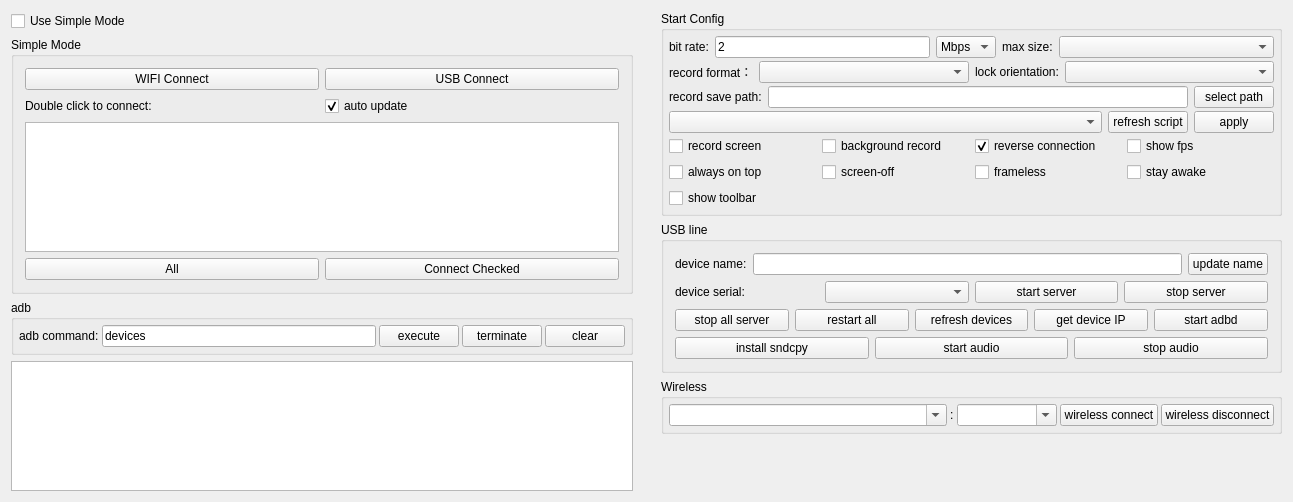
<?xml version="1.0" encoding="UTF-8"?>
<ui version="4.0">
 <class>Widget</class>
 <widget class="QWidget" name="Widget">
  <property name="geometry">
   <rect>
    <x>0</x>
    <y>0</y>
    <width>1293</width>
    <height>502</height>
   </rect>
  </property>
  <property name="windowTitle">
   <string notr="true">QtScrcpy</string>
  </property>
  <layout class="QHBoxLayout" name="horizontalLayout_11">
   <property name="leftMargin">
    <number>0</number>
   </property>
   <property name="topMargin">
    <number>0</number>
   </property>
   <property name="rightMargin">
    <number>0</number>
   </property>
   <property name="bottomMargin">
    <number>0</number>
   </property>
   <item>
    <widget class="QWidget" name="leftWidget" native="true">
     <property name="sizePolicy">
      <sizepolicy hsizetype="Preferred" vsizetype="Preferred">
       <horstretch>0</horstretch>
       <verstretch>0</verstretch>
      </sizepolicy>
     </property>
     <layout class="QVBoxLayout" name="verticalLayout_5">
      <item>
       <widget class="QCheckBox" name="useSingleModeCheck">
        <property name="sizePolicy">
         <sizepolicy hsizetype="Preferred" vsizetype="Maximum">
          <horstretch>0</horstretch>
          <verstretch>0</verstretch>
         </sizepolicy>
        </property>
        <property name="styleSheet">
         <string notr="true"/>
        </property>
        <property name="text">
         <string>Use Simple Mode</string>
        </property>
        <property name="checked">
         <bool>false</bool>
        </property>
       </widget>
      </item>
      <item>
       <widget class="QGroupBox" name="simpleGroupBox">
        <property name="sizePolicy">
         <sizepolicy hsizetype="Preferred" vsizetype="Preferred">
          <horstretch>0</horstretch>
          <verstretch>0</verstretch>
         </sizepolicy>
        </property>
        <property name="title">
         <string>Simple Mode</string>
        </property>
        <property name="checkable">
         <bool>false</bool>
        </property>
        <layout class="QVBoxLayout" name="verticalLayout_4">
         <item>
          <layout class="QHBoxLayout" name="horizontalLayout_9">
           <item>
            <widget class="QPushButton" name="wifiConnectBtn">
             <property name="sizePolicy">
              <sizepolicy hsizetype="Preferred" vsizetype="Maximum">
               <horstretch>0</horstretch>
               <verstretch>0</verstretch>
              </sizepolicy>
             </property>
             <property name="text">
              <string>WIFI Connect</string>
             </property>
            </widget>
           </item>
           <item>
            <widget class="QPushButton" name="usbConnectBtn">
             <property name="sizePolicy">
              <sizepolicy hsizetype="Preferred" vsizetype="Maximum">
               <horstretch>0</horstretch>
               <verstretch>0</verstretch>
              </sizepolicy>
             </property>
             <property name="text">
              <string>USB Connect</string>
             </property>
            </widget>
           </item>
          </layout>
         </item>
         <item>
          <layout class="QHBoxLayout" name="horizontalLayout_13">
           <property name="topMargin">
            <number>0</number>
           </property>
           <item>
            <widget class="QLabel" name="label_10">
             <property name="sizePolicy">
              <sizepolicy hsizetype="Preferred" vsizetype="Preferred">
               <horstretch>0</horstretch>
               <verstretch>0</verstretch>
              </sizepolicy>
             </property>
             <property name="text">
              <string>Double click to connect:</string>
             </property>
            </widget>
           </item>
           <item>
            <widget class="QCheckBox" name="autoUpdatecheckBox">
             <property name="sizePolicy">
              <sizepolicy hsizetype="Preferred" vsizetype="Preferred">
               <horstretch>0</horstretch>
               <verstretch>0</verstretch>
              </sizepolicy>
             </property>
             <property name="text">
              <string>auto update</string>
             </property>
             <property name="checked">
              <bool>true</bool>
             </property>
            </widget>
           </item>
          </layout>
         </item>
         <item>
          <widget class="QListWidget" name="connectedPhoneList">
           <property name="sizePolicy">
            <sizepolicy hsizetype="Preferred" vsizetype="Preferred">
             <horstretch>0</horstretch>
             <verstretch>0</verstretch>
            </sizepolicy>
           </property>
          </widget>
         </item>
         <item>
          <widget class="QWidget" name="deviceCheckBtnsWidget" native="true">
           <layout class="QHBoxLayout" name="deviceCheckBtnsLayout">
            <property name="leftMargin"><number>0</number></property>
            <property name="topMargin"><number>0</number></property>
            <property name="rightMargin"><number>0</number></property>
            <property name="bottomMargin"><number>0</number></property>
            <item>
             <widget class="QPushButton" name="selectAllDevicesBtn">
              <property name="text"><string>All</string></property>
             </widget>
            </item>
            <item>
             <widget class="QPushButton" name="connectCheckedBtn">
              <property name="text"><string>Connect Checked</string></property>
             </widget>
            </item>
           </layout>
          </widget>
         </item>
        </layout>
       </widget>
      </item>
      <item>
       <widget class="QGroupBox" name="adbGroupBox">
        <property name="sizePolicy">
         <sizepolicy hsizetype="Preferred" vsizetype="Maximum">
          <horstretch>0</horstretch>
          <verstretch>0</verstretch>
         </sizepolicy>
        </property>
        <property name="title">
         <string notr="true">adb</string>
        </property>
        <layout class="QHBoxLayout" name="horizontalLayout_2">
         <property name="spacing">
          <number>3</number>
         </property>
         <property name="leftMargin">
          <number>5</number>
         </property>
         <property name="topMargin">
          <number>5</number>
         </property>
         <property name="rightMargin">
          <number>5</number>
         </property>
         <property name="bottomMargin">
          <number>5</number>
         </property>
         <item>
          <widget class="QLabel" name="label_7">
           <property name="sizePolicy">
            <sizepolicy hsizetype="Maximum" vsizetype="Preferred">
             <horstretch>0</horstretch>
             <verstretch>0</verstretch>
            </sizepolicy>
           </property>
           <property name="text">
            <string>adb command:</string>
           </property>
           <property name="buddy">
            <cstring>adbCommandEdt</cstring>
           </property>
          </widget>
         </item>
         <item>
          <widget class="QLineEdit" name="adbCommandEdt">
           <property name="sizePolicy">
            <sizepolicy hsizetype="MinimumExpanding" vsizetype="Preferred">
             <horstretch>0</horstretch>
             <verstretch>0</verstretch>
            </sizepolicy>
           </property>
           <property name="text">
            <string notr="true">devices</string>
           </property>
          </widget>
         </item>
         <item>
          <widget class="QPushButton" name="adbCommandBtn">
           <property name="sizePolicy">
            <sizepolicy hsizetype="Maximum" vsizetype="Preferred">
             <horstretch>0</horstretch>
             <verstretch>0</verstretch>
            </sizepolicy>
           </property>
           <property name="text">
            <string>execute</string>
           </property>
          </widget>
         </item>
         <item>
          <widget class="QPushButton" name="stopAdbBtn">
           <property name="sizePolicy">
            <sizepolicy hsizetype="Maximum" vsizetype="Preferred">
             <horstretch>0</horstretch>
             <verstretch>0</verstretch>
            </sizepolicy>
           </property>
           <property name="text">
            <string>terminate</string>
           </property>
          </widget>
         </item>
         <item>
          <widget class="QPushButton" name="clearOut">
           <property name="sizePolicy">
            <sizepolicy hsizetype="Maximum" vsizetype="Preferred">
             <horstretch>0</horstretch>
             <verstretch>0</verstretch>
            </sizepolicy>
           </property>
           <property name="text">
            <string>clear</string>
           </property>
          </widget>
         </item>
        </layout>
       </widget>
      </item>
      <item>
       <widget class="QTextEdit" name="outEdit">
        <property name="sizePolicy">
         <sizepolicy hsizetype="Preferred" vsizetype="Preferred">
          <horstretch>0</horstretch>
          <verstretch>0</verstretch>
         </sizepolicy>
        </property>
        <property name="focusPolicy">
         <enum>Qt::NoFocus</enum>
        </property>
        <property name="documentTitle">
         <string/>
        </property>
        <property name="readOnly">
         <bool>true</bool>
        </property>
       </widget>
      </item>
     </layout>
    </widget>
   </item>
   <item>
    <widget class="QWidget" name="rightWidget" native="true">
     <property name="sizePolicy">
      <sizepolicy hsizetype="MinimumExpanding" vsizetype="Preferred">
       <horstretch>0</horstretch>
       <verstretch>0</verstretch>
      </sizepolicy>
     </property>
     <layout class="QVBoxLayout" name="verticalLayout_6">
      <item>
       <widget class="QGroupBox" name="configGroupBox">
        <property name="sizePolicy">
         <sizepolicy hsizetype="Preferred" vsizetype="Preferred">
          <horstretch>0</horstretch>
          <verstretch>0</verstretch>
         </sizepolicy>
        </property>
        <property name="title">
         <string>Start Config</string>
        </property>
        <layout class="QVBoxLayout" name="verticalLayout_3">
         <property name="spacing">
          <number>3</number>
         </property>
         <property name="leftMargin">
          <number>5</number>
         </property>
         <property name="topMargin">
          <number>5</number>
         </property>
         <property name="rightMargin">
          <number>5</number>
         </property>
         <property name="bottomMargin">
          <number>5</number>
         </property>
         <item>
          <widget class="QWidget" name="configWidget1" native="true">
           <property name="sizePolicy">
            <sizepolicy hsizetype="Preferred" vsizetype="Preferred">
             <horstretch>0</horstretch>
             <verstretch>0</verstretch>
            </sizepolicy>
           </property>
           <layout class="QHBoxLayout" name="horizontalLayout_5">
            <property name="leftMargin">
             <number>0</number>
            </property>
            <property name="topMargin">
             <number>0</number>
            </property>
            <property name="rightMargin">
             <number>0</number>
            </property>
            <property name="bottomMargin">
             <number>0</number>
            </property>
            <item>
             <widget class="QLabel" name="label_3">
              <property name="sizePolicy">
               <sizepolicy hsizetype="Maximum" vsizetype="Preferred">
                <horstretch>0</horstretch>
                <verstretch>0</verstretch>
               </sizepolicy>
              </property>
              <property name="text">
               <string>bit rate:</string>
              </property>
             </widget>
            </item>
            <item>
             <widget class="QLineEdit" name="bitRateEdit">
              <property name="sizePolicy">
               <sizepolicy hsizetype="Preferred" vsizetype="Preferred">
                <horstretch>0</horstretch>
                <verstretch>0</verstretch>
               </sizepolicy>
              </property>
              <property name="text">
               <string notr="true">2</string>
              </property>
             </widget>
            </item>
            <item>
             <widget class="QComboBox" name="bitRateBox">
              <property name="sizePolicy">
               <sizepolicy hsizetype="Maximum" vsizetype="Preferred">
                <horstretch>0</horstretch>
                <verstretch>0</verstretch>
               </sizepolicy>
              </property>
              <property name="toolTip">
               <string/>
              </property>
              <property name="currentText">
               <string notr="true">Mbps</string>
              </property>
              <item>
               <property name="text">
                <string notr="true">Mbps</string>
               </property>
              </item>
              <item>
               <property name="text">
                <string notr="true">Kbps</string>
               </property>
              </item>
             </widget>
            </item>
            <item>
             <widget class="QLabel" name="label_4">
              <property name="sizePolicy">
               <sizepolicy hsizetype="Maximum" vsizetype="Preferred">
                <horstretch>0</horstretch>
                <verstretch>0</verstretch>
               </sizepolicy>
              </property>
              <property name="text">
               <string>max size:</string>
              </property>
             </widget>
            </item>
            <item>
             <widget class="QComboBox" name="maxSizeBox">
              <property name="sizePolicy">
               <sizepolicy hsizetype="Preferred" vsizetype="Preferred">
                <horstretch>0</horstretch>
                <verstretch>0</verstretch>
               </sizepolicy>
              </property>
              <property name="toolTip">
               <string/>
              </property>
             </widget>
            </item>
           </layout>
          </widget>
         </item>
         <item>
          <widget class="QWidget" name="configWidget5" native="true">
           <property name="sizePolicy">
            <sizepolicy hsizetype="Preferred" vsizetype="Preferred">
             <horstretch>0</horstretch>
             <verstretch>0</verstretch>
            </sizepolicy>
           </property>
           <layout class="QHBoxLayout" name="horizontalLayout_7">
            <property name="leftMargin">
             <number>0</number>
            </property>
            <property name="topMargin">
             <number>0</number>
            </property>
            <property name="rightMargin">
             <number>0</number>
            </property>
            <property name="bottomMargin">
             <number>0</number>
            </property>
            <item>
             <widget class="QLabel" name="label_6">
              <property name="sizePolicy">
               <sizepolicy hsizetype="Maximum" vsizetype="Preferred">
                <horstretch>0</horstretch>
                <verstretch>0</verstretch>
               </sizepolicy>
              </property>
              <property name="text">
               <string>record format：</string>
              </property>
             </widget>
            </item>
            <item>
             <widget class="QComboBox" name="formatBox">
              <property name="sizePolicy">
               <sizepolicy hsizetype="Preferred" vsizetype="Preferred">
                <horstretch>0</horstretch>
                <verstretch>0</verstretch>
               </sizepolicy>
              </property>
             </widget>
            </item>
            <item>
             <widget class="QLabel" name="label_8">
              <property name="sizePolicy">
               <sizepolicy hsizetype="Maximum" vsizetype="Preferred">
                <horstretch>0</horstretch>
                <verstretch>0</verstretch>
               </sizepolicy>
              </property>
              <property name="text">
               <string>lock orientation:</string>
              </property>
             </widget>
            </item>
            <item>
             <widget class="QComboBox" name="lockOrientationBox">
              <property name="sizePolicy">
               <sizepolicy hsizetype="Preferred" vsizetype="Preferred">
                <horstretch>0</horstretch>
                <verstretch>0</verstretch>
               </sizepolicy>
              </property>
             </widget>
            </item>
           </layout>
          </widget>
         </item>
         <item>
          <widget class="QWidget" name="configWidget2" native="true">
           <property name="sizePolicy">
            <sizepolicy hsizetype="Preferred" vsizetype="Preferred">
             <horstretch>0</horstretch>
             <verstretch>0</verstretch>
            </sizepolicy>
           </property>
           <layout class="QHBoxLayout" name="horizontalLayout_6">
            <property name="leftMargin">
             <number>0</number>
            </property>
            <property name="topMargin">
             <number>0</number>
            </property>
            <property name="rightMargin">
             <number>0</number>
            </property>
            <property name="bottomMargin">
             <number>0</number>
            </property>
            <item>
             <widget class="QLabel" name="label_5">
              <property name="sizePolicy">
               <sizepolicy hsizetype="Preferred" vsizetype="Preferred">
                <horstretch>0</horstretch>
                <verstretch>0</verstretch>
               </sizepolicy>
              </property>
              <property name="text">
               <string>record save path:</string>
              </property>
              <property name="buddy">
               <cstring>recordPathEdt</cstring>
              </property>
             </widget>
            </item>
            <item>
             <widget class="QLineEdit" name="recordPathEdt">
              <property name="sizePolicy">
               <sizepolicy hsizetype="MinimumExpanding" vsizetype="Preferred">
                <horstretch>0</horstretch>
                <verstretch>0</verstretch>
               </sizepolicy>
              </property>
              <property name="readOnly">
               <bool>true</bool>
              </property>
             </widget>
            </item>
            <item>
             <widget class="QPushButton" name="selectRecordPathBtn">
              <property name="sizePolicy">
               <sizepolicy hsizetype="Preferred" vsizetype="Preferred">
                <horstretch>0</horstretch>
                <verstretch>0</verstretch>
               </sizepolicy>
              </property>
              <property name="text">
               <string>select path</string>
              </property>
              <property name="autoDefault">
               <bool>false</bool>
              </property>
             </widget>
            </item>
           </layout>
          </widget>
         </item>
         <item>
          <widget class="QWidget" name="configWidget4" native="true">
           <property name="sizePolicy">
            <sizepolicy hsizetype="Preferred" vsizetype="Preferred">
             <horstretch>0</horstretch>
             <verstretch>0</verstretch>
            </sizepolicy>
           </property>
           <layout class="QHBoxLayout" name="horizontalLayout_8">
            <property name="leftMargin">
             <number>0</number>
            </property>
            <property name="topMargin">
             <number>0</number>
            </property>
            <property name="rightMargin">
             <number>0</number>
            </property>
            <property name="bottomMargin">
             <number>0</number>
            </property>
            <item>
             <widget class="QComboBox" name="gameBox">
              <property name="sizePolicy">
               <sizepolicy hsizetype="MinimumExpanding" vsizetype="Preferred">
                <horstretch>0</horstretch>
                <verstretch>0</verstretch>
               </sizepolicy>
              </property>
             </widget>
            </item>
            <item>
             <widget class="QPushButton" name="refreshGameScriptBtn">
              <property name="sizePolicy">
               <sizepolicy hsizetype="Preferred" vsizetype="Preferred">
                <horstretch>0</horstretch>
                <verstretch>0</verstretch>
               </sizepolicy>
              </property>
              <property name="text">
               <string>refresh script</string>
              </property>
             </widget>
            </item>
            <item>
             <widget class="QPushButton" name="applyScriptBtn">
              <property name="sizePolicy">
               <sizepolicy hsizetype="Preferred" vsizetype="Preferred">
                <horstretch>0</horstretch>
                <verstretch>0</verstretch>
               </sizepolicy>
              </property>
              <property name="text">
               <string>apply</string>
              </property>
             </widget>
            </item>
           </layout>
          </widget>
         </item>
         <item>
          <widget class="QWidget" name="configWidget3" native="true">
           <property name="sizePolicy">
            <sizepolicy hsizetype="Preferred" vsizetype="Preferred">
             <horstretch>0</horstretch>
             <verstretch>0</verstretch>
            </sizepolicy>
           </property>
           <layout class="QGridLayout" name="gridLayout">
            <property name="leftMargin">
             <number>0</number>
            </property>
            <property name="topMargin">
             <number>0</number>
            </property>
            <property name="rightMargin">
             <number>0</number>
            </property>
            <property name="bottomMargin">
             <number>0</number>
            </property>
            <item row="0" column="4">
             <widget class="QCheckBox" name="fpsCheck">
              <property name="sizePolicy">
               <sizepolicy hsizetype="Preferred" vsizetype="Preferred">
                <horstretch>0</horstretch>
                <verstretch>0</verstretch>
               </sizepolicy>
              </property>
              <property name="text">
               <string>show fps</string>
              </property>
             </widget>
            </item>
            <item row="0" column="1">
             <widget class="QCheckBox" name="notDisplayCheck">
              <property name="sizePolicy">
               <sizepolicy hsizetype="Preferred" vsizetype="Preferred">
                <horstretch>0</horstretch>
                <verstretch>0</verstretch>
               </sizepolicy>
              </property>
              <property name="text">
               <string>background record</string>
              </property>
              <property name="checkable">
               <bool>false</bool>
              </property>
             </widget>
            </item>
            <item row="1" column="0">
             <widget class="QCheckBox" name="alwaysTopCheck">
              <property name="sizePolicy">
               <sizepolicy hsizetype="Preferred" vsizetype="Preferred">
                <horstretch>0</horstretch>
                <verstretch>0</verstretch>
               </sizepolicy>
              </property>
              <property name="text">
               <string>always on top</string>
              </property>
              <property name="checked">
               <bool>false</bool>
              </property>
             </widget>
            </item>
            <item row="0" column="0">
             <widget class="QCheckBox" name="recordScreenCheck">
              <property name="sizePolicy">
               <sizepolicy hsizetype="Preferred" vsizetype="Preferred">
                <horstretch>0</horstretch>
                <verstretch>0</verstretch>
               </sizepolicy>
              </property>
              <property name="text">
               <string>record screen</string>
              </property>
             </widget>
            </item>
            <item row="0" column="3">
             <widget class="QCheckBox" name="useReverseCheck">
              <property name="sizePolicy">
               <sizepolicy hsizetype="Preferred" vsizetype="Preferred">
                <horstretch>0</horstretch>
                <verstretch>0</verstretch>
               </sizepolicy>
              </property>
              <property name="text">
               <string>reverse connection</string>
              </property>
              <property name="checked">
               <bool>true</bool>
              </property>
             </widget>
            </item>
            <item row="1" column="1">
             <widget class="QCheckBox" name="closeScreenCheck">
              <property name="sizePolicy">
               <sizepolicy hsizetype="Preferred" vsizetype="Preferred">
                <horstretch>0</horstretch>
                <verstretch>0</verstretch>
               </sizepolicy>
              </property>
              <property name="text">
               <string>screen-off</string>
              </property>
             </widget>
            </item>
            <item row="1" column="3">
             <widget class="QCheckBox" name="framelessCheck">
              <property name="sizePolicy">
               <sizepolicy hsizetype="Preferred" vsizetype="Preferred">
                <horstretch>0</horstretch>
                <verstretch>0</verstretch>
               </sizepolicy>
              </property>
              <property name="text">
               <string>frameless</string>
              </property>
             </widget>
            </item>
            <item row="1" column="4">
             <widget class="QCheckBox" name="stayAwakeCheck">
              <property name="sizePolicy">
               <sizepolicy hsizetype="Preferred" vsizetype="Preferred">
                <horstretch>0</horstretch>
                <verstretch>0</verstretch>
               </sizepolicy>
              </property>
              <property name="text">
               <string>stay awake</string>
              </property>
             </widget>
            </item>
            <item row="2" column="0">
             <widget class="QCheckBox" name="showToolbar">
              <property name="text">
               <string>show toolbar</string>
              </property>
             </widget>
            </item>
           </layout>
          </widget>
         </item>
        </layout>
       </widget>
      </item>
      <item>
       <widget class="QGroupBox" name="usbGroupBox">
        <property name="sizePolicy">
         <sizepolicy hsizetype="Preferred" vsizetype="Preferred">
          <horstretch>0</horstretch>
          <verstretch>0</verstretch>
         </sizepolicy>
        </property>
        <property name="title">
         <string>USB line</string>
        </property>
        <layout class="QVBoxLayout" name="verticalLayout">
         <item>
          <layout class="QHBoxLayout" name="horizontalLayout_10">
           <item>
            <widget class="QLabel" name="label_9">
             <property name="sizePolicy">
              <sizepolicy hsizetype="Preferred" vsizetype="Preferred">
               <horstretch>0</horstretch>
               <verstretch>0</verstretch>
              </sizepolicy>
             </property>
             <property name="text">
              <string>device name:</string>
             </property>
            </widget>
           </item>
           <item>
            <widget class="QLineEdit" name="userNameEdt">
             <property name="sizePolicy">
              <sizepolicy hsizetype="MinimumExpanding" vsizetype="Preferred">
               <horstretch>0</horstretch>
               <verstretch>0</verstretch>
              </sizepolicy>
             </property>
            </widget>
           </item>
           <item>
            <widget class="QPushButton" name="updateNameBtn">
             <property name="sizePolicy">
              <sizepolicy hsizetype="Preferred" vsizetype="Preferred">
               <horstretch>0</horstretch>
               <verstretch>0</verstretch>
              </sizepolicy>
             </property>
             <property name="text">
              <string>update name</string>
             </property>
             <property name="autoDefault">
              <bool>false</bool>
             </property>
            </widget>
           </item>
          </layout>
         </item>
         <item>
          <widget class="QWidget" name="usbWidget1" native="true">
           <property name="sizePolicy">
            <sizepolicy hsizetype="Preferred" vsizetype="Preferred">
             <horstretch>0</horstretch>
             <verstretch>0</verstretch>
            </sizepolicy>
           </property>
           <layout class="QHBoxLayout" name="horizontalLayout_3">
            <property name="leftMargin">
             <number>0</number>
            </property>
            <property name="topMargin">
             <number>0</number>
            </property>
            <property name="rightMargin">
             <number>0</number>
            </property>
            <property name="bottomMargin">
             <number>0</number>
            </property>
            <item>
             <widget class="QLabel" name="label_2">
              <property name="sizePolicy">
               <sizepolicy hsizetype="Preferred" vsizetype="Preferred">
                <horstretch>0</horstretch>
                <verstretch>0</verstretch>
               </sizepolicy>
              </property>
              <property name="text">
               <string>device serial:</string>
              </property>
             </widget>
            </item>
            <item>
             <widget class="QComboBox" name="serialBox">
              <property name="sizePolicy">
               <sizepolicy hsizetype="Preferred" vsizetype="Preferred">
                <horstretch>0</horstretch>
                <verstretch>0</verstretch>
               </sizepolicy>
              </property>
             </widget>
            </item>
            <item>
             <widget class="QPushButton" name="startServerBtn">
              <property name="sizePolicy">
               <sizepolicy hsizetype="Preferred" vsizetype="Preferred">
                <horstretch>0</horstretch>
                <verstretch>0</verstretch>
               </sizepolicy>
              </property>
              <property name="text">
               <string>start server</string>
              </property>
              <property name="autoDefault">
               <bool>false</bool>
              </property>
             </widget>
            </item>
            <item>
             <widget class="QPushButton" name="stopServerBtn">
              <property name="sizePolicy">
               <sizepolicy hsizetype="Preferred" vsizetype="Preferred">
                <horstretch>0</horstretch>
                <verstretch>0</verstretch>
               </sizepolicy>
              </property>
              <property name="text">
               <string>stop server</string>
              </property>
              <property name="autoDefault">
               <bool>false</bool>
              </property>
             </widget>
            </item>
           </layout>
          </widget>
         </item>
         <item>
          <widget class="QWidget" name="usbWidget2" native="true">
           <property name="sizePolicy">
            <sizepolicy hsizetype="Preferred" vsizetype="Preferred">
             <horstretch>0</horstretch>
             <verstretch>0</verstretch>
            </sizepolicy>
           </property>
           <layout class="QHBoxLayout" name="horizontalLayout_4">
            <property name="leftMargin">
             <number>0</number>
            </property>
            <property name="topMargin">
             <number>0</number>
            </property>
            <property name="rightMargin">
             <number>0</number>
            </property>
            <property name="bottomMargin">
             <number>0</number>
            </property>
            <item>
             <widget class="QPushButton" name="stopAllServerBtn">
              <property name="sizePolicy">
               <sizepolicy hsizetype="Preferred" vsizetype="Preferred">
                <horstretch>0</horstretch>
                <verstretch>0</verstretch>
               </sizepolicy>
              </property>
              <property name="text">
               <string>stop all server</string>
              </property>
             </widget>
            </item>
            <item>
             <widget class="QPushButton" name="restartAllBtn">
              <property name="sizePolicy">
               <sizepolicy hsizetype="Preferred" vsizetype="Preferred">
                <horstretch>0</horstretch>
                <verstretch>0</verstretch>
               </sizepolicy>
              </property>
              <property name="text">
               <string>restart all</string>
              </property>
             </widget>
            </item>
            <item>
             <widget class="QPushButton" name="updateDevice">
              <property name="sizePolicy">
               <sizepolicy hsizetype="Preferred" vsizetype="Preferred">
                <horstretch>0</horstretch>
                <verstretch>0</verstretch>
               </sizepolicy>
              </property>
              <property name="text">
               <string>refresh devices</string>
              </property>
              <property name="autoDefault">
               <bool>false</bool>
              </property>
             </widget>
            </item>
            <item>
             <widget class="QPushButton" name="getIPBtn">
              <property name="sizePolicy">
               <sizepolicy hsizetype="Preferred" vsizetype="Preferred">
                <horstretch>0</horstretch>
                <verstretch>0</verstretch>
               </sizepolicy>
              </property>
              <property name="text">
               <string>get device IP</string>
              </property>
              <property name="autoDefault">
               <bool>false</bool>
              </property>
             </widget>
            </item>
            <item>
             <widget class="QPushButton" name="startAdbdBtn">
              <property name="sizePolicy">
               <sizepolicy hsizetype="Preferred" vsizetype="Preferred">
                <horstretch>0</horstretch>
                <verstretch>0</verstretch>
               </sizepolicy>
              </property>
              <property name="text">
               <string>start adbd</string>
              </property>
              <property name="autoDefault">
               <bool>false</bool>
              </property>
             </widget>
            </item>
           </layout>
          </widget>
         </item>
         <item>
          <widget class="QWidget" name="usbWidget3" native="true">
           <layout class="QHBoxLayout" name="horizontalLayout_12">
            <property name="leftMargin">
             <number>0</number>
            </property>
            <property name="topMargin">
             <number>0</number>
            </property>
            <property name="rightMargin">
             <number>0</number>
            </property>
            <property name="bottomMargin">
             <number>0</number>
            </property>
            <item>
             <widget class="QPushButton" name="installSndcpyBtn">
              <property name="sizePolicy">
               <sizepolicy hsizetype="Preferred" vsizetype="Preferred">
                <horstretch>0</horstretch>
                <verstretch>0</verstretch>
               </sizepolicy>
              </property>
              <property name="text">
               <string>install sndcpy</string>
              </property>
             </widget>
            </item>
            <item>
             <widget class="QPushButton" name="startAudioBtn">
              <property name="sizePolicy">
               <sizepolicy hsizetype="Preferred" vsizetype="Preferred">
                <horstretch>0</horstretch>
                <verstretch>0</verstretch>
               </sizepolicy>
              </property>
              <property name="text">
               <string>start audio</string>
              </property>
             </widget>
            </item>
            <item>
             <widget class="QPushButton" name="stopAudioBtn">
              <property name="sizePolicy">
               <sizepolicy hsizetype="Preferred" vsizetype="Preferred">
                <horstretch>0</horstretch>
                <verstretch>0</verstretch>
               </sizepolicy>
              </property>
              <property name="text">
               <string>stop audio</string>
              </property>
             </widget>
            </item>
           </layout>
          </widget>
         </item>
        </layout>
       </widget>
      </item>
      <item>
       <widget class="QGroupBox" name="wirelessGroupBox">
        <property name="sizePolicy">
         <sizepolicy hsizetype="Preferred" vsizetype="Preferred">
          <horstretch>0</horstretch>
          <verstretch>0</verstretch>
         </sizepolicy>
        </property>
        <property name="title">
         <string>Wireless</string>
        </property>
        <layout class="QHBoxLayout" name="horizontalLayout">
         <property name="spacing">
          <number>3</number>
         </property>
         <property name="leftMargin">
          <number>5</number>
         </property>
         <property name="topMargin">
          <number>5</number>
         </property>
         <property name="rightMargin">
          <number>5</number>
         </property>
         <property name="bottomMargin">
          <number>5</number>
         </property>
         <item>
          <widget class="QComboBox" name="deviceIpEdt">
           <property name="sizePolicy">
            <sizepolicy hsizetype="MinimumExpanding" vsizetype="Preferred">
             <horstretch>0</horstretch>
             <verstretch>0</verstretch>
            </sizepolicy>
           </property>
           <property name="minimumSize">
            <size>
             <width>200</width>
             <height>0</height>
            </size>
           </property>
           <property name="editable">
            <bool>true</bool>
           </property>
           <property name="currentText">
            <string/>
           </property>
          </widget>
         </item>
         <item>
          <widget class="QLabel" name="label">
           <property name="sizePolicy">
            <sizepolicy hsizetype="Maximum" vsizetype="Preferred">
             <horstretch>0</horstretch>
             <verstretch>0</verstretch>
            </sizepolicy>
           </property>
           <property name="text">
            <string notr="true">:</string>
           </property>
          </widget>
         </item>
         <item>
          <widget class="QComboBox" name="devicePortEdt">
           <property name="sizePolicy">
            <sizepolicy hsizetype="Maximum" vsizetype="Preferred">
             <horstretch>0</horstretch>
             <verstretch>0</verstretch>
            </sizepolicy>
           </property>
           <property name="minimumSize">
            <size>
             <width>100</width>
             <height>0</height>
            </size>
           </property>
           <property name="editable">
            <bool>true</bool>
           </property>
           <property name="currentText">
            <string/>
           </property>
          </widget>
         </item>
         <item>
          <widget class="QPushButton" name="wirelessConnectBtn">
           <property name="sizePolicy">
            <sizepolicy hsizetype="Preferred" vsizetype="Preferred">
             <horstretch>0</horstretch>
             <verstretch>0</verstretch>
            </sizepolicy>
           </property>
           <property name="text">
            <string>wireless connect</string>
           </property>
           <property name="autoDefault">
            <bool>false</bool>
           </property>
          </widget>
         </item>
         <item>
          <widget class="QPushButton" name="wirelessDisConnectBtn">
           <property name="sizePolicy">
            <sizepolicy hsizetype="Preferred" vsizetype="Preferred">
             <horstretch>0</horstretch>
             <verstretch>0</verstretch>
            </sizepolicy>
           </property>
           <property name="text">
            <string>wireless disconnect</string>
           </property>
           <property name="autoDefault">
            <bool>false</bool>
           </property>
          </widget>
         </item>
        </layout>
       </widget>
      </item>
      <item>
       <spacer name="verticalSpacer">
        <property name="sizePolicy">
         <sizepolicy hsizetype="Minimum" vsizetype="Expanding">
          <horstretch>0</horstretch>
          <verstretch>0</verstretch>
         </sizepolicy>
        </property>
        <property name="orientation">
         <enum>Qt::Vertical</enum>
        </property>
        <property name="sizeType">
         <enum>QSizePolicy::Expanding</enum>
        </property>
        <property name="sizeHint" stdset="0">
         <size>
          <width>40</width>
          <height>20</height>
         </size>
        </property>
       </spacer>
      </item>
     </layout>
    </widget>
   </item>
  </layout>
 </widget>
 <layoutdefault spacing="6" margin="11"/>
 <tabstops>
  <tabstop>deviceIpEdt</tabstop>
  <tabstop>devicePortEdt</tabstop>
  <tabstop>wirelessConnectBtn</tabstop>
  <tabstop>wirelessDisConnectBtn</tabstop>
  <tabstop>adbCommandEdt</tabstop>
  <tabstop>adbCommandBtn</tabstop>
  <tabstop>stopAdbBtn</tabstop>
  <tabstop>clearOut</tabstop>
 </tabstops>
 <resources/>
 <connections/>
</ui>
